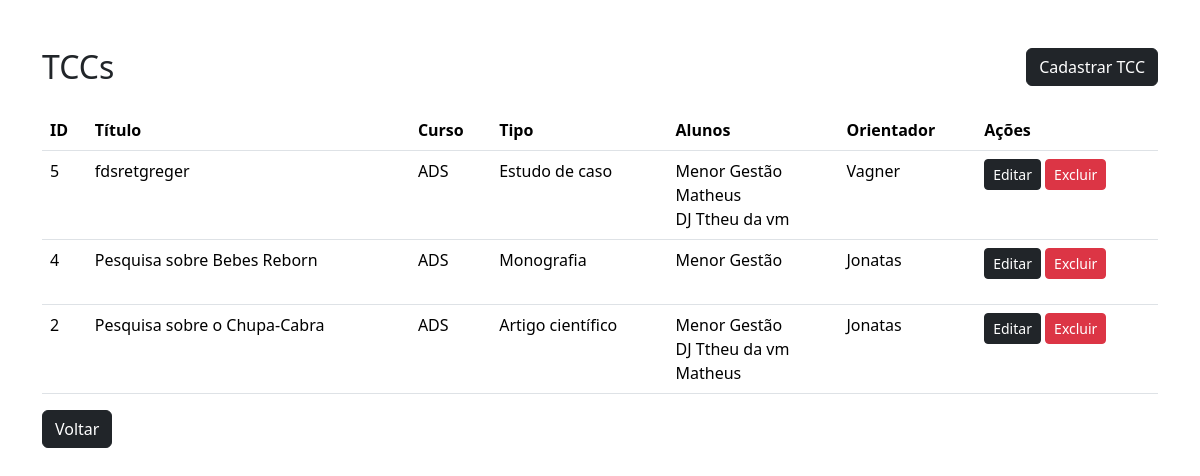
Screenshot of /tccs.php with the database file from the repository.
### tables this page shows
CREATE TABLE `tcc` (
  `id` int(11) NOT NULL,
  `titulo` varchar(200) NOT NULL,
  `tipo_tcc_id` int(11) DEFAULT NULL,
  `aluno1_ra` int(11) DEFAULT NULL,
  `professor_orientador_id` int(11) DEFAULT NULL,
  `curso` varchar(100) DEFAULT NULL,
  `aluno2_ra` int(11) DEFAULT NULL,
  `aluno3_ra` int(11) DEFAULT NULL
);

CREATE TABLE `tipo_tcc` (
  `id` int(11) NOT NULL,
  `descricao` varchar(100) NOT NULL
);

CREATE TABLE `aluno` (
  `ra` int(11) NOT NULL,
  `nome` varchar(100) NOT NULL,
  `curso` varchar(100) DEFAULT NULL
);

CREATE TABLE `professor` (
  `id` int(11) NOT NULL,
  `nome` varchar(100) NOT NULL,
  `email` varchar(100) DEFAULT NULL,
  `area_especializacao` varchar(100) DEFAULT NULL
);

### tccs.php (the view, shortened to what this page needs)
<?php
include 'db.php';
$result = $conn->query("
SELECT tcc.id, tcc.titulo, tcc.curso,
       tipo_tcc.descricao AS tipo,
       a1.nome AS aluno1,
       a2.nome AS aluno2,
       a3.nome AS aluno3,
       p.nome AS orientador
FROM tcc
LEFT JOIN tipo_tcc ON tcc.tipo_tcc_id = tipo_tcc.id
LEFT JOIN aluno a1 ON tcc.aluno1_ra = a1.ra
LEFT JOIN aluno a2 ON tcc.aluno2_ra = a2.ra
LEFT JOIN aluno a3 ON tcc.aluno3_ra = a3.ra
LEFT JOIN professor p ON tcc.professor_orientador_id = p.id
ORDER BY tcc.id DESC
");
?>
<!DOCTYPE html>
<html>
<head>
    <link href="https://cdn.jsdelivr.net/npm/bootstrap@5.3.2/dist/css/bootstrap.min.css" rel="stylesheet">
</head>
<body>
<div class="container mt-5">
    <div class="d-flex justify-content-between align-items-center mb-4">
        <h2 class="mb-0">TCCs</h2>
        <a href="adicionar_tcc.php" class="btn btn-dark">Cadastrar TCC</a>
    </div>
    <table class="table table-hover">
        <thead>
            <tr>
                <th>ID</th>
                <th>Título</th>
                <th>Curso</th>
                <th>Tipo</th>
                <th>Alunos</th>
                <th>Orientador</th>
                <th>Ações</th>
            </tr>
        </thead>
        <tbody>
        <?php while ($row = $result->fetch_assoc()): ?>
            <tr>
                <td><?= $row['id'] ?></td>
                <td><?= $row['titulo'] ?></td>
                <td><?= $row['curso'] ?></td>
                <td><?= $row['tipo'] ?></td>
                <td>
                    <?= $row['aluno1'] ?><br>
                    <?= $row['aluno2'] ?><br>
                    <?= $row['aluno3'] ?>
                </td>
                <td><?= $row['orientador'] ?></td>
                <td>
                    <a href="editar_tcc.php?id=<?= $row['id'] ?>" class="btn btn-sm btn-dark">Editar</a>
                    <a href="?excluir=<?= $row['id'] ?>" class="btn btn-sm btn-danger" onclick="return confirm('Tem certeza que deseja excluir este TCC?')">Excluir</a>
                </td>
            </tr>
        <?php endwhile; ?>
        </tbody>
    </table>
    <a href="index.php" class="btn btn-dark">Voltar</a>
</div>
</body>
</html>

### rows the page displays
tcc: id "5", titulo "fdsretgreger", curso "ADS", tipo_tcc.descricao "Estudo de caso", aluno1_ra.nome "Menor Gestão", aluno2_ra.nome "Matheus", aluno3_ra.nome "DJ Ttheu da vm", professor_orientador.nome "Vagner"
tcc: id "4", titulo "Pesquisa sobre Bebes Reborn", curso "ADS", tipo_tcc.descricao "Monografia", aluno1_ra.nome "Menor Gestão", professor_orientador.nome "Jonatas"
tcc: id "2", titulo "Pesquisa sobre o Chupa-Cabra", curso "ADS", tipo_tcc.descricao "Artigo científico", aluno1_ra.nome "Menor Gestão", aluno2_ra.nome "DJ Ttheu da vm", aluno3_ra.nome "Matheus", professor_orientador.nome "Jonatas"
